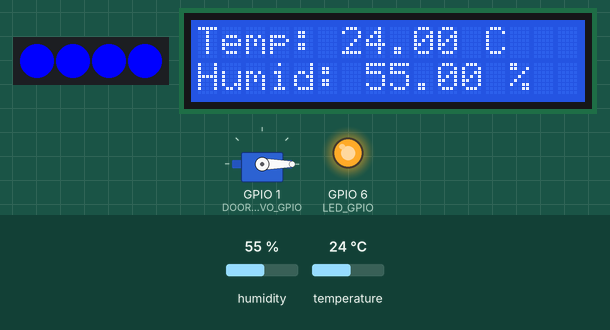
A program run on a simulated ESP32. Parts: servo, 4 RGB LEDs in strip order, left to right, 16×2 character LCD, output pins drawn as LEDs (lit = HIGH). Inputs (shaded band) come from the test bench; at power-on: humidity 55 %, temperature 24 °C. WiFi joins after 1.5 s; servers stay silent unless stated; what the program prints to the serial monitor is not drawn.

Above: at 1.2 s.
1.3 s: humidity set to 58 %
At 2.9 s:
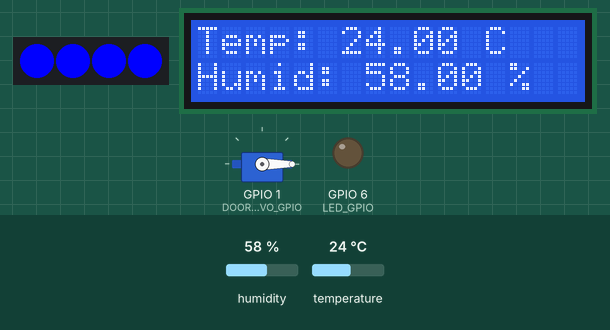
4.3 s: humidity set to 61 %
At 4.9 s:
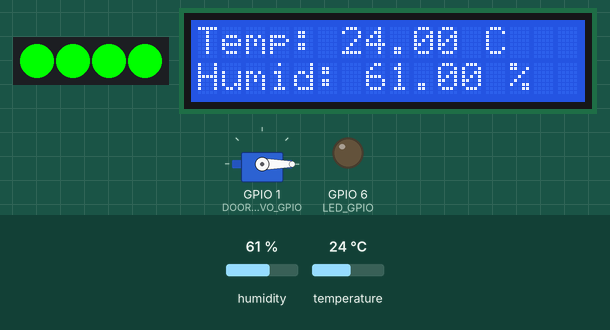
7.3 s: humidity set to 78 %
At 8.4 s:
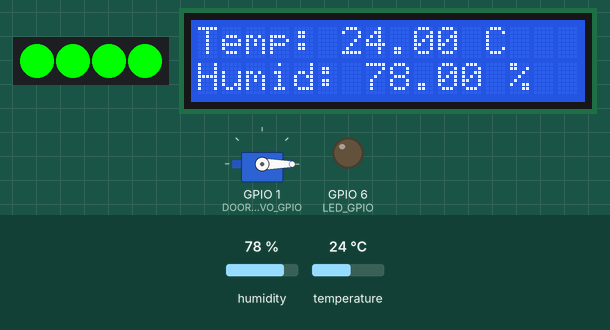
9.1 s: humidity set to 81 %
At 11.0 s:
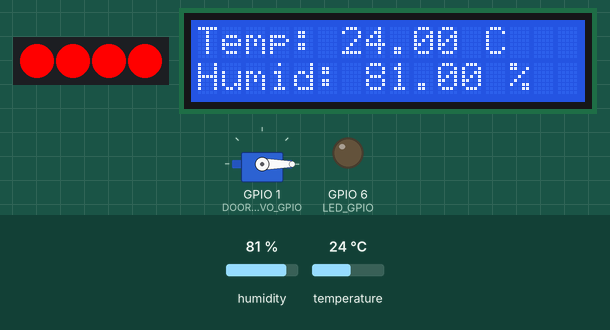
12.1 s: temperature set to 12 °C
At 15.6 s:
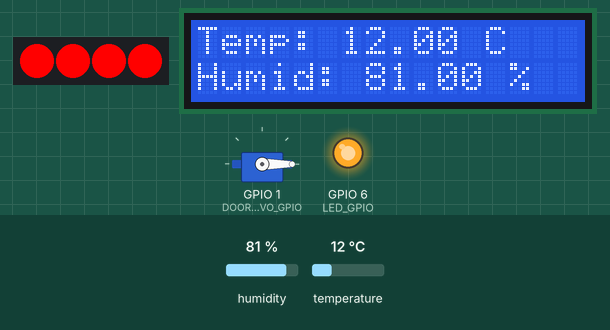
Timing chart, 0 to 16.1 s (numbered marks = the images above; inputs shaded):
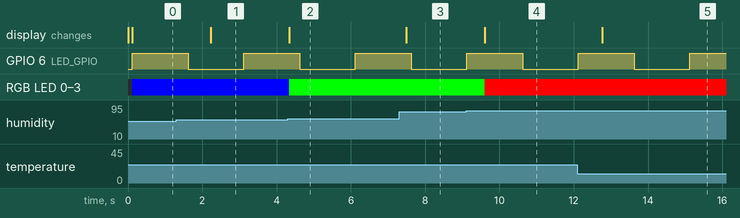

The program:

main.cpp
```cpp
// main.cpp
#include <Arduino.h>
#include "global.h"

#include "TaskLED.h"
#include "TaskNeoLed.h"
#include "TaskTempHumid.h"
#include "TaskComm.h"

void setup() {
  initGlobals();

  Serial.println("System Initializing...");

  xTaskCreate(TaskComm, "WifiServer", 4096, NULL, 1, NULL);

  xTaskCreate(TaskLEDControl, "LED Control", 2048, NULL, 2, NULL);
  xTaskCreate(TaskNeoLed,     "NeoPixel",    4096, NULL, 2, NULL);
  xTaskCreate(TaskTempHumid,  "TempHumid",   4096, NULL, 2, NULL);
}

void loop() {
  // FreeRTOS task-based
}
```

TaskComm.h
```cpp
#include <Arduino.h>

void TaskComm(void *pvParameters);
```

TaskLED.h
```cpp
#include <Arduino.h>

void TaskLEDControl(void *pvParameters);
```

TaskNeoLed.h
```cpp
#include <Arduino.h>

void TaskNeoLed(void *pvParameters);
```

TaskTempHumid.h
```cpp
#include <Arduino.h>

void TaskTempHumid(void *pvParameters);
```

global.h
```cpp
#include <Arduino.h>
#include <WiFi.h>
#include <Wire.h>
#include "DHT20.h"
#include "LiquidCrystal_I2C.h"
#include <Adafruit_NeoPixel.h>

#include "freertos/FreeRTOS.h"
#include "freertos/semphr.h"

// ================== WiFi config ==================
extern const char* WIFI_SSID;
// extern const char* WIFI_PASSWORD;

// ================== GPIO defines ==================
#define LED_GPIO        GPIO_NUM_6
#define DOOR_SERVO_GPIO GPIO_NUM_1
#define WIFI_LED_GPIO   GPIO_NUM_48
#define NEOPIXEL_GPIO   GPIO_NUM_8
#define I2C_SDA_GPIO    GPIO_NUM_11
#define I2C_SCL_GPIO    GPIO_NUM_12

// ================== semaphore handles ==================
extern SemaphoreHandle_t serialMutex;
extern SemaphoreHandle_t tempSem;
extern SemaphoreHandle_t humidSem;

// ================== shared data ==================
extern volatile float gCurrentTempC;
extern volatile float gCurrentHumid;

// create global vals
void initGlobals();
```

TaskComm.cpp
```cpp
// TaskWifi.cpp
#include <Arduino.h>
#include "freertos/FreeRTOS.h"
#include "freertos/task.h"
#include "global.h"
#include <ESP32Servo.h>

// IP address
IPAddress local_IP(172, 28, 182, 55);
IPAddress gateway(172, 28, 182, 1);
IPAddress subnet(255, 255, 255, 0);

WiFiServer server(8080);

Servo doorServo;

void TaskComm(void *pvParameters) {
  doorServo.setPeriodHertz(50);
  doorServo.attach(DOOR_SERVO_GPIO, 500, 2400);

  // closed door (default)
  doorServo.write(0);

  // 2. IP config
  WiFi.config(local_IP, gateway, subnet);

  // 3. connect wifi
  WiFi.begin(WIFI_SSID);
  while (WiFi.status() != WL_CONNECTED) {
    vTaskDelay(pdMS_TO_TICKS(500));
  }

  // start listening from pi
  server.begin();

  while (1) {
    WiFiClient client = server.available();

    if (client) {
      while (client.connected()) {
        if (client.available()) {
          char c = client.read();

          // control servo
          if (c == '1') {
            // open door (90 degree)
            doorServo.write(90);
            if (xSemaphoreTake(serialMutex, portMAX_DELAY) == pdTRUE) {
              Serial.println("DOOR STATE: OPEN");
              xSemaphoreGive(serialMutex);
            }
          }
          else if (c == '0') {
            // close door
            doorServo.write(0);
            if (xSemaphoreTake(serialMutex, portMAX_DELAY) == pdTRUE) {
              Serial.println("DOOR STATE: CLOSED");
              xSemaphoreGive(serialMutex);
            }
          }
        }
        vTaskDelay(pdMS_TO_TICKS(10));
      }
      client.stop();
    }
    vTaskDelay(pdMS_TO_TICKS(20));
  }
}
```

TaskLED.cpp
```cpp
// TaskLED.cpp
#include <Arduino.h>
#include "freertos/FreeRTOS.h"
#include "freertos/task.h"

#include "global.h"

// LED GPIO6 will blink depends on temperature
//  - T < 29°C        : blink slow (1.5s ON, 1.5s OFF)
//  - 29°C <= T < 31°C : blink moderate (1s ON, 1s OFF)
//  - T >= 28°C        : blink fast (0.5s ON, 0.5s OFF)
//
// After TaskTempHumid read new temp, it will perform xSemaphoreGive(tempSem),
// TaskLEDControl will take xSemaphoreTake(tempSem).

void TaskLEDControl(void *pvParameters) {
  pinMode(LED_GPIO, OUTPUT);
  digitalWrite(LED_GPIO, LOW);

  while (1) {
    if (xSemaphoreTake(tempSem, portMAX_DELAY) == pdTRUE) {
      float localTemp = gCurrentTempC;

      TickType_t onTime;
      TickType_t offTime;

      if (localTemp < 29.0f) {
        onTime  = pdMS_TO_TICKS(1500);
        offTime = pdMS_TO_TICKS(1500);
      } else if (localTemp < 31.0f) {
        onTime  = pdMS_TO_TICKS(800);
        offTime = pdMS_TO_TICKS(800);
      } else {
        onTime  = pdMS_TO_TICKS(300);
        offTime = pdMS_TO_TICKS(300);
      }

      digitalWrite(LED_GPIO, HIGH);
      vTaskDelay(onTime);
      digitalWrite(LED_GPIO, LOW);
      vTaskDelay(offTime);
    }
  }
}
```

TaskNeoLed.cpp
```cpp
// TaskNeoLed.cpp
#include <Arduino.h>
#include "freertos/FreeRTOS.h"
#include "freertos/task.h"

#include "global.h"

void TaskNeoLed(void *pvParameters) {
  Adafruit_NeoPixel pixels3(4, NEOPIXEL_GPIO, NEO_GRB + NEO_KHZ800);
  pixels3.begin();
  pixels3.clear();
  pixels3.show();

  while (1) {
    // Wait for new value (TaskTempHumid xSemaphoreGive(humidSem))
    if (xSemaphoreTake(humidSem, portMAX_DELAY) == pdTRUE) {
      float localHumid = gCurrentHumid;

      uint8_t r = 0, g = 0, b = 0;

      if (localHumid < 60.0f) {
        // Low humid -> blue
        r = 0;   g = 0;   b = 255;
      } else if (localHumid < 80.0f) {
        // Moderate humid -> green
        r = 0;   g = 255; b = 0;
      } else {
        // High humid -> red
        r = 255; g = 0;   b = 0;
      }

      pixels3.clear();
      // set all 4 LEDs
      uint32_t color = pixels3.Color(r, g, b);
      for (int i = 0; i < 4; i++) {
        pixels3.setPixelColor(i, color);
      }
      pixels3.show();
    }
  }
}
```

TaskTempHumid.cpp
```cpp
// TaskTempHumid.cpp
#include <Arduino.h>
#include "freertos/FreeRTOS.h"
#include "freertos/task.h"

#include "global.h"

void TaskTempHumid(void *pvParameters) {
  DHT20 dht20;
  LiquidCrystal_I2C lcd(33, 16, 2);

  Wire.begin(I2C_SDA_GPIO, I2C_SCL_GPIO);

  dht20.begin();
  lcd.begin();
  lcd.backlight();

  while (1) {
    dht20.read();
    double temp  = dht20.getTemperature();
    double humid = dht20.getHumidity();
    gCurrentTempC = (float)temp;
    gCurrentHumid = (float)humid;

    // display all LCD
    lcd.clear();
    lcd.setCursor(0, 0);
    lcd.print("Temp: ");
    lcd.print(temp);
    lcd.print(" C");

    lcd.setCursor(0, 1);
    lcd.print("Humid: ");
    lcd.print(humid);
    lcd.print(" %");

    xSemaphoreGive(tempSem);
    xSemaphoreGive(humidSem);

    vTaskDelay(pdMS_TO_TICKS(1000));
  }
}
```

global.cpp
```cpp
// global.cpp
#include "global.h"

const char* WIFI_SSID = "RD-SEAI_2.4G";

SemaphoreHandle_t serialMutex = NULL;
SemaphoreHandle_t tempSem = NULL;
SemaphoreHandle_t humidSem = NULL;

volatile float gCurrentTempC  = 0;
volatile float gCurrentHumid  = 0;

void initGlobals() {
  Serial.begin(115200);

  // Mutex for serial
  serialMutex = xSemaphoreCreateMutex();

  // Counting semaphore for temp and humid
  tempSem  = xSemaphoreCreateCounting(10, 0);
  humidSem = xSemaphoreCreateCounting(10, 0);

  if (serialMutex == NULL || tempSem == NULL || humidSem == NULL) {
    while (1) {
      Serial.println("Failed to create semaphores");
      vTaskDelay(1000);
    }
  }
}
```

Measured:
- the behaviour switches between 59 and 60 % on humidity (found by bisection; images 1 and 2)
- the behaviour switches between 79 and 80 % on humidity (found by bisection; images 3 and 4)
- after the input at 1.3 s, the display: changes after 0.93 s (image 1)
- after the input at 4.3 s, RGB LED 0–3: RGB(0, 0, 255) → RGB(0, 255, 0) at once; the display: first changes at once (image 2 shows a later state)
- after the input at 7.3 s, the display: changes after 0.20 s (image 3)
- after the input at 9.1 s, RGB LED 0–3: RGB(0, 255, 0) → RGB(255, 0, 0) after 0.50 s; the display: first changes after 0.50 s (image 4 shows a later state)
- after the input at 12.1 s, the display: changes after 0.66 s (image 5)
